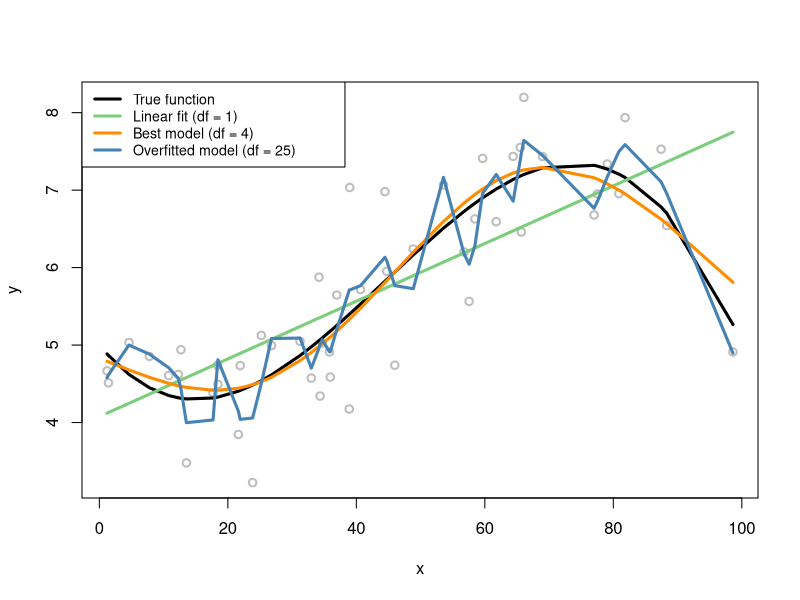
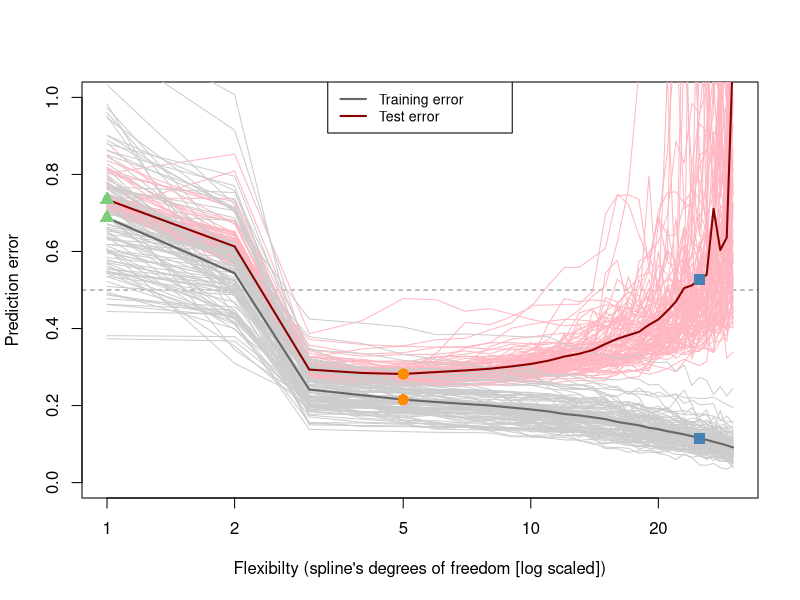

Write the R code that produced these figures, in order.
# Generate the training and test samples
seed <- 1809
set.seed(seed)

gen_data <- function(n, beta, sigma_eps) {
    eps <- rnorm(n, 0, sigma_eps)
    x <- sort(runif(n, 0, 100))
    X <- cbind(1, poly(x, degree = (length(beta) - 1), raw = TRUE))
    y <- as.numeric(X %*% beta + eps)
    
    return(data.frame(x = x, y = y))
}

# Fit the models
require(splines)

n_rep <- 100
n_df <- 30
df <- 1:n_df
beta <- c(5, -0.1, 0.004, -3e-05)
n_train <- 50
n_test <- 10000
sigma_eps <- 0.5

xy <- res <- list()
xy_test <- gen_data(n_test, beta, sigma_eps)
for (i in 1:n_rep) {
    xy[[i]] <- gen_data(n_train, beta, sigma_eps)
    x <- xy[[i]][, "x"]
    y <- xy[[i]][, "y"]
    res[[i]] <- apply(t(df), 2, function(degf) lm(y ~ ns(x, df = degf)))
}



# Plot the data
x <- xy[[1]]$x
X <- cbind(1, poly(x, degree = (length(beta) - 1), raw = TRUE))
y <- xy[[1]]$y
plot(y ~ x, col = "gray", lwd = 2)
lines(x, X %*% beta, lwd = 3, col = "black")
lines(x, fitted(res[[1]][[1]]), lwd = 3, col = "palegreen3")
lines(x, fitted(res[[1]][[4]]), lwd = 3, col = "darkorange")
lines(x, fitted(res[[1]][[25]]), lwd = 3, col = "steelblue")
legend(x = "topleft", legend = c("True function", "Linear fit (df = 1)", "Best model (df = 4)", 
                                 "Overfitted model (df = 25)"), lwd = rep(3, 4), col = c("black", "palegreen3", 
                                                                                         "darkorange", "steelblue"), text.width = 32, cex = 0.85)




# Compute the training and test errors for each model
pred <- list()
mse <- te <- matrix(NA, nrow = n_df, ncol = n_rep)
for (i in 1:n_rep) {
    mse[, i] <- sapply(res[[i]], function(obj) deviance(obj)/nobs(obj))
    pred[[i]] <- mapply(function(obj, degf) predict(obj, data.frame(x = xy_test$x)), 
                        res[[i]], df)
    te[, i] <- sapply(as.list(data.frame(pred[[i]])), function(y_hat) mean((xy_test$y - 
                                                                                y_hat)^2))
}

# Compute the average training and test errors
av_mse <- rowMeans(mse)
av_te <- rowMeans(te)

# Plot the errors
plot(df, av_mse, type = "l", lwd = 2, col = gray(0.4), ylab = "Prediction error", 
     xlab = "Flexibilty (spline's degrees of freedom [log scaled])", ylim = c(0, 
                                                                              1), log = "x")
abline(h = sigma_eps, lty = 2, lwd = 0.5)
for (i in 1:n_rep) {
    lines(df, te[, i], col = "lightpink")
}
for (i in 1:n_rep) {
    lines(df, mse[, i], col = gray(0.8))
}
lines(df, av_mse, lwd = 2, col = gray(0.4))
lines(df, av_te, lwd = 2, col = "darkred")
points(df[1], av_mse[1], col = "palegreen3", pch = 17, cex = 1.5)
points(df[1], av_te[1], col = "palegreen3", pch = 17, cex = 1.5)
points(df[which.min(av_te)], av_mse[which.min(av_te)], col = "darkorange", pch = 16, 
       cex = 1.5)
points(df[which.min(av_te)], av_te[which.min(av_te)], col = "darkorange", pch = 16, 
       cex = 1.5)
points(df[25], av_mse[25], col = "steelblue", pch = 15, cex = 1.5)
points(df[25], av_te[25], col = "steelblue", pch = 15, cex = 1.5)
legend(x = "top", legend = c("Training error", "Test error"), lwd = rep(2, 2), 
       col = c(gray(0.4), "darkred"), text.width = 0.3, cex = 0.85)

